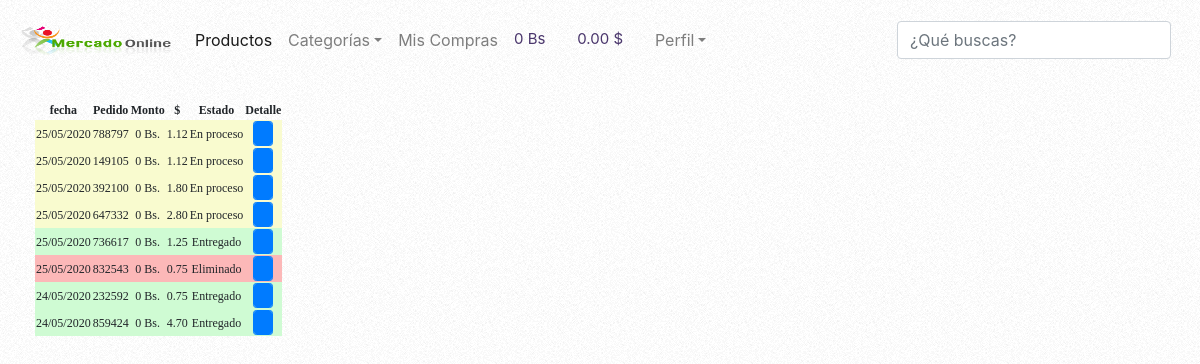
/backend/index.php?action=purchases (signed in), run on an earlier commit of the app's database.
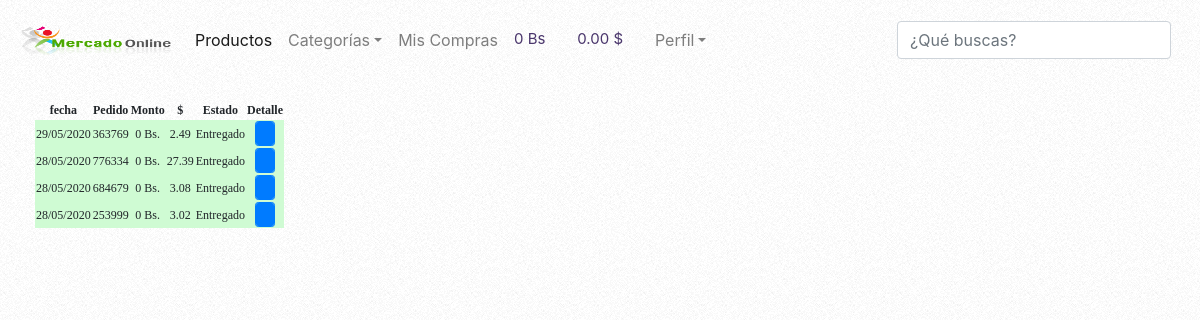
And on a later commit of the database.
### tables this page shows
CREATE TABLE `pedido` (
  `id` int(11) NOT NULL,
  `idorder` int(11) NOT NULL,
  `iduser` int(11) NOT NULL,
  `reference` int(11) NOT NULL,
  `mount` decimal(10,2) NOT NULL,
  `convertion` decimal(10,2) NOT NULL,
  `date` timestamp NOT NULL DEFAULT CURRENT_TIMESTAMP ON UPDATE CURRENT_TIMESTAMP,
  `status` int(11) NOT NULL
);

### backend/models/connection.php (called while the page is built)
<?php
class connection{
	 public static function connect(){
	 	$link = new PDO("mysql:host=localhost;dbname=mercadoonline","root","");
	 	return $link;
	 }
}

### backend/models/purchaseOrderModel.php (called while the page is built, shortened)
<?php
require_once "connection.php";
class purchaseOrderModel{
	  public static function viewPurchaseOrderModel( $dataModel, $table){
 	 $stmt = connection::connect()->prepare("SELECT id, idorder, iduser, reference, mount, convertion, date, status,branch FROM $table WHERE iduser = $dataModel ORDER BY date DESC");
	 if ($stmt -> execute()) {
 	 		return $stmt->fetchAll();
 	 				}
 	 				else {
 	 					return "error";
 	 				}
	  }
}

### backend/controllers/backendConnectControllerPage.php (called while the page is built)
<?php
class connectControllerPage{
 public static function template(){
 		include "views/template.php";
 		}
 public static function connectPage(){
if (isset($_GET["action"])) {
	$controllerConnect = $_GET["action"];
		}else {
			$controllerConnect = "index";
		}
		$answer = connectModelPage::connectPageModel($controllerConnect);
		include $answer;
	}
}

### backend/controllers/purchaseOrderController.php (the view, shortened to what the changed rows need)
<?php
class purchaseOrderController{
		 public static function viewMyPurchases(){
			$dataController = $_SESSION["id"];
		 		$answerOrder=purchaseOrderModel::viewPurchaseOrderModel($dataController, "pedido");
		 		foreach ($answerOrder as $row => $value) {
		 			$row = $row + 1;
		 		}
		 		foreach ($answerOrder as $row => $item) {
		 			$newDate = date("d/m/yy", strtotime($item["date"]));
		 			if ($item["status"]==1) {
		 				$item["status"] = "Enviando";
		 				$colorStatus =  "style=background:#CFDCFB";
		 			}elseif($item["status"]==2){
		 				$item["status"] = "Entregado";
		 				$colorStatus = "style=background:#CFFBD3";
		 				}elseif($item["status"]==3){
		 				$item["status"] = "Eliminado";
		 				$colorStatus =  "style=background:#FCB8B8";
		 			}else{
		 					$item["status"] = "En proceso";
		 					$colorStatus = "style=background:#F9FBCF";
		 			}
		echo '
					<tr>
					<td '.$colorStatus.'>'.$newDate.'</td>
					<td '.$colorStatus.'>'.$item["idorder"].'</td>
					<td '.$colorStatus.'>'.number_format($item["price"], 0, ",", ".").' Bs.</td>
					<td '.$colorStatus.'>'.$item["convertion"].'</td>
					<td '.$colorStatus.'>'.$item["status"].'</td>
					<td  '.$colorStatus.'><a href="#view'.$row.'"  data-toggle="modal">
					<button class="form-control 	btn btn-primary fa fa-list btn-sm" style="height:25px; width:20px"></button></a>
					<div class="modal fade "  id="view'.$row.'" tabindex="-1" role="dialog" aria-labelledby="myModalLabel" ariahidden="true" >
					<div class="modal-dialog" role="document" >
					<div class="modal-content" style="font-family:Pavanam-Regular; border-radius:0px">
					<div class="modal-header" >
					<button type="button" class="close" data-dismiss="modal" aria-label="Close">
					<span aria-hidden="true">&times;</span> </button>
					</div>
					<div class="modal-body"  style="text-align: left; margin: 0%;">
					<label  class="label for="" style="font-size:12px">Fecha: '.$newDate.'</label>';
					echo  '
						<table class="table" style="font-size:12px">
		 		  	 	<thead>
		 		  	 	<tr>
		 		  	 	<th>Pedido # '.$item["idorder"].'</th>
		 		  	 	<th></th>
		 		  	 	<th></th>
		 		  	 	<th></th>
		 		  	 	</tr>
						<tr>
						<th>Producto</th>
						<th>Cant</th>
						<th>Precio</th>
						<th>Total</th>
						</tr>
						</thead>';
					$dataSendController = $item["idorder"];
		 			 $answerProducts=purchaseOrderModel::viewOrderProductList($dataSendController, "pedido_has_producto");
					$answerIva=iva::viewIvaModel("iva");
					$totalMountFromBd = $item["mount"];
					$subTotal = 0;
					$total = 0;
		 			 foreach ($answerProducts as $value) {
		 			 $dataSend = array("id"=>$value["idproduct"]);
		 		  	 $answeProductName = viewsProductsModel::viewProductName($dataSend, "productos");
		 			 foreach ($answeProductName as $item) {
		echo'
	<tbody>
			<td>'.$item["title"].'</td>
			<td>'.$value["cant"].'</td>
			<td>'.number_format($value["price"]).'</td>
			<td>'.number_format($total=$value["cant"]*$value["price"]).' Bs</td>
	</tbody>';
			$subTotal = $subTotal + $total;
						 }
			 	 }
						 $totalIva = ($answerIva["iva"] * $subTotal) / 100;
						 $answerDeliveryType=purchaseOrderModel::DeliveryTypeModel($dataSendController ,"pedido");
					 	 $totalMount = 	$subTotal +  $totalIva;
					 	$totalDollar = $answerDeliveryType["convertion"];
					if ( $answerDeliveryType["branch"] == 0) {
						$bs = "Bs";
						$valorImpuesto = $totalMountFromBd - $totalMount ;
					}
					else{
							$bs = "";
						$valorImpuesto = 0;
					}
			echo '
			<td></td>
			<td></td>
			<td style="font-weight: bold">Subtotal:</td>
			<td>'.number_format($subTotal).' Bs</td>
			<tr>
				<td></td>
			<td></td>
			<td style="font-weight: bold">Iva 12%:</td>
			<td>'.number_format($totalIva).' Bs</td>
			<tr>
				<td></td>
			<td></td>
			<td style="font-weight: bold">Envío:</td>
			<td>'.number_format($valorImpuesto).  $bs.'</td>
			<tr>
				<td></td>
			<td></td>
			<td style="font-weight: bold">Total Bs:</td>
			<td>'. number_format($totalMountFromBd).' Bs</td>
			<tr>
				<td></td>
			<td></td>
			<td style="font-weight: bold">Total $</td>
			<td> '.$totalDollar.' $</td>
			<tr>
				<td>Todos los envíos se realizan en horario de oficina</td>
				<td></td>
				<td></td>
				<td></td>
			<tr>
				</table>
				</td>
				';
							}
		 		}
}

What changed in the data, as far as the page shows it:
removed pedido: date "25/05/2020", idorder "788797", price "0", convertion "1.12", status "En proceso", status 0 (drawn)
removed pedido: date "25/05/2020", idorder "149105", price "0", convertion "1.12", status "En proceso", status 0 (drawn)
removed pedido: date "25/05/2020", idorder "392100", price "0", convertion "1.80", status "En proceso", status 0 (drawn)
removed pedido: date "25/05/2020", idorder "647332", price "0", convertion "2.80", status "En proceso", status 0 (drawn)
removed pedido: date "25/05/2020", idorder "736617", price "0", convertion "1.25", status "Entregado"
removed pedido: date "25/05/2020", idorder "832543", price "0", convertion "0.75", status "Eliminado", status 3 (drawn)
removed pedido: date "24/05/2020", idorder "232592", price "0", convertion "0.75", status "Entregado"
removed pedido: date "24/05/2020", idorder "859424", price "0", convertion "4.70", status "Entregado"
added pedido: date "29/05/2020", idorder "363769", price "0", convertion "2.49", status "Entregado"
added pedido: date "28/05/2020", idorder "776334", price "0", convertion "27.39", status "Entregado"
added pedido: date "28/05/2020", idorder "684679", price "0", convertion "3.08", status "Entregado"
added pedido: date "28/05/2020", idorder "253999", price "0", convertion "3.02", status "Entregado"
